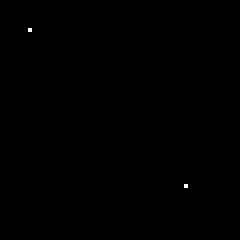
#> input picture 07_Formanalyse/img/hough_simple.bmp, 60 x 60 px (shown 4 times larger)
$ jupyter execute 09_Formanalyse_v5.ipynb
#> lines starting #> are read from the running program, lines starting #| are printed output that depends on the picture; after the words box and inside, x2 and y2 are one past the last pixel; in counts of white or black regions, pixels touching at a corner belong together; long printed decimals are rounded
# Formanalyse: Hough-Transformation

[cell 1]
import cv2 as cv
from matplotlib import pyplot as plt
import numpy as np
from skimage.transform import pyramid_gaussian, pyramid_expand
import skimage
from collections import defaultdict

## Akkumulator-Array mit Liniengleichung

### Aufgabe: Implementieren Sie Hough-Lines

[cell 2]
# Akkumulator-Array
def hough_lines(edges):
    a_vals = 200
    b_vals = 200
    A = np.zeros(shape=(b_vals, a_vals))
    a_range = np.arange(-a_vals // 2, a_vals // 2)
    # iteriere über gefundene Kanten (> threshold)
    for edge in np.argwhere(edges > 0):
        # iteriere über alle möglichen "a"-Werte (= Steigung)
        for a in a_range:
            b = int(edge[1] - a * edge[0])
            if 0 <= b < b_vals:
                # A enthält folgende Achsen:
                # a: -a_vals//2 .. a_vals//2
                # b: 0 .. b_vals
                # --> Mapping auf Array durch Addition von x_vals//2
                A[b, a + a_vals // 2] += 1

    # debug: plot accumulator array
    plt.figure(figsize=(20, 10))
    plt.title('Akkumulator-Array')
    plt.imshow(A, cmap='inferno')
    plt.xlabel('Skalierung a')
    plt.xticks(np.arange(0, a_vals, step=5), np.arange(-a_vals // 2, a_vals // 2, step=5))
    plt.ylabel('Offset b')
    plt.yticks(np.arange(0, b_vals, step=5), np.arange(0, b_vals, step=5))
    plt.show()

    line_coeff = np.argwhere(A >= (np.max(A)))
    line_coeff[:, 1] = line_coeff[:, 1] - a_vals // 2

    return A, line_coeff

[cell 3]
img = cv.imread('./img/hough_simple.bmp', cv.IMREAD_GRAYSCALE)
#> img: shape (60, 60); 0.06% white in thin lines or dots, all inside (x1, y1, x2, y2) = (7, 7, 47, 47)
plt.figure(figsize=(20, 10))
plt.imshow(img, cmap='gray')
plt.show()

A, line_coeff = hough_lines(img)
#> the loop in hough_lines, `for edge in np.argwhere(edges > 0): # iteriere über alle möglichen "a"..` made 2 passes
#> edge on passes 1 to 2: [7, 7], [46, 46]
#> in hough_lines, `line_coeff = np.argwhere(A >= (np.max(A)))`: line_coeff = [[0, 101]]
#> line_coeff = [[0, 1]]
print('Maximum (', np.max(A), ') gefunden: ', line_coeff)
#| Maximum ( 2.0 ) gefunden:  [[0 1]]

# Anwendung der Liniengleichung für Anzeige im Originalbild
out = np.zeros_like(img)
for x in range(img.shape[0]):
    for line in line_coeff:
        y = int(line[1] * x + line[0])
        if (y >= 0) and (y < img.shape[1]):
            out[x, y] = 128
#> out: shape (60, 60); values 0 (black) and 128 (white), 1.7% white in thin lines or dots

plt.figure()
plt.imshow(img, cmap='gray')
plt.imshow(out, cmap='inferno', alpha=0.5)
plt.show()

## Anwendung zur Linienerkennung

[cell 4]
# Laden des Bildes
img = cv.imread('./img/ex_lane.jpg', cv.IMREAD_GRAYSCALE)
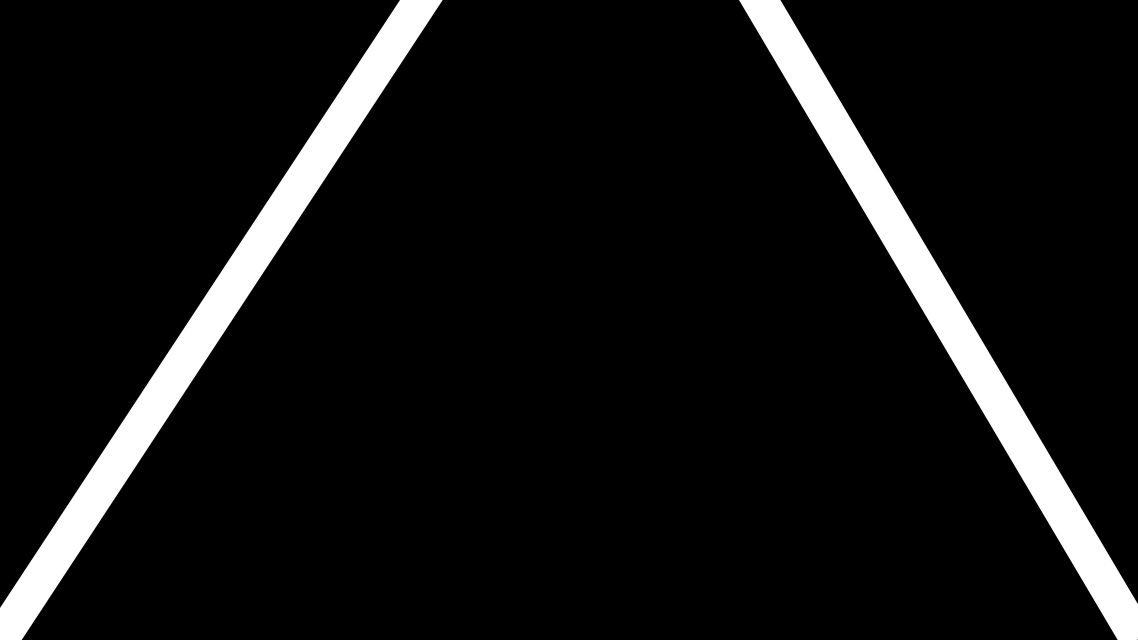
#> input picture 07_Formanalyse/img/ex_lane.jpg, 3413 x 1920 px (shown at 1/3 size)
#> img is the input picture: shape (1920, 3413); min 0, max 255, mean 18.6
plt.figure(figsize=(20, 10))
plt.imshow(img, cmap='gray')
plt.show()

# Skalierung des Bildes
h, w = img.shape
#> h = 1920; w = 3413
ratio = 3
kernel_size = 3
low_threshold = 240
pyr_elem = 6

img_small = tuple(pyramid_gaussian(img, downscale=2))
#> img_small = 13 items

plt.figure()
plt.title('Skaliertes Bild')
plt.imshow(skimage.img_as_ubyte(img_small[pyr_elem]), cmap='gray')
plt.show()

# Kantenerkennung
edges = cv.Canny(skimage.img_as_ubyte(img_small[pyr_elem]), low_threshold, low_threshold * ratio, kernel_size)
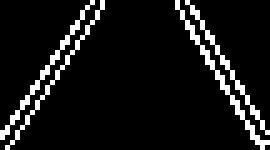
#> edges: shape (30, 54) (shown 5 times larger); 8.6% white in thin lines or dots
edges = edges.reshape([img_small[pyr_elem].shape[0], img_small[pyr_elem].shape[1]])

plt.figure()
plt.imshow(edges, cmap='gray', vmin=0, vmax=255)
plt.show()

# Anwendung der Hough-Transformation
A, line_coeff = hough_lines(edges)
#> the loop in hough_lines (call 2), `for edge in np.argwhere(edges > 0): # iteriere über alle möglichen "a"..` made 140 passes
#> edge on passes 1 to 12: [0, 18], [0, 20], [0, 35], [0, 37], [1, 17], [1, 20], [1, 35], [1, 38], [2, 16], [2, 19], [2, 36], [2, 38]
#> after the loop in hough_lines (call 2), `for edge in np.argwhere(edges > 0):`:
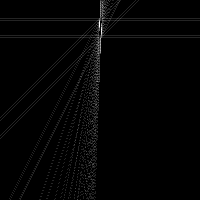
#> A: shape (200, 200) float64; min 0, max 7, mean 0.103; drawn with min black and max white
#> in hough_lines (call 2), `line_coeff = np.argwhere(A >= (np.max(A)))`: line_coeff = [[22, 99], [23, 99], [24, 99], [25, 99], [26, 99], [29, 101], [31, 101]]
#> line_coeff = [[22, -1], [23, -1], [24, -1], [25, -1], [26, -1], [29, 1], [31, 1]]
print('Maximum (', np.max(A), ') gefunden: ', line_coeff)
#| Maximum ( 7.0 ) gefunden:  [[22 -1]
#|  [23 -1]
#|  [24 -1]
#|  [25 -1]
#|  [26 -1]
#|  [29  1]
#|  [31  1]]

# Anwendung der Liniengleichung für Anzeige im Originalbild
out = np.zeros_like(edges)
for x in range(edges.shape[0]):
    for line in line_coeff:
        y = int(line[1] * x + line[0])
        if (y >= 0) and (y < edges.shape[1]):
            out[x, y] = 128
#> out: shape (30, 54); values 0 (black) and 128 (white), 10.7% white; 2 white regions, box (x1, y1, x2, y2) and area: (0, 0, 27, 27) 125, (29, 0, 54, 25) 48

# Skalierung des Bildes
out_large = pyramid_expand(out, upscale=2 ** pyr_elem)

plt.figure()
plt.imshow(edges, cmap='gray')
plt.imshow(out, cmap='inferno', alpha=0.5)
plt.show()
plt.figure()
plt.imshow(img, cmap='gray')
plt.imshow(out_large, cmap='inferno', alpha=0.5)
plt.show()

## Akkumulator-Array mit Polar-Transformation

[cell 5]
def hough_lines_polar(edges):
    # akku, thetas, rhos = hough_lines_polar(edges)
    # akku: Akkumulator-Array (a -> theta, b -> rho)
    # thetas: -90° .. 90°
    # rhos: - sqrt(width^2 * height^2) .. sqrt(width^2 * height^2)

    width, height = edges.shape
    thetas = np.deg2rad(np.arange(-90.0, 90.0))
    diag_len = int(np.ceil(np.sqrt(width * width + height * height)))
    rhos = np.linspace(-diag_len, diag_len, 2 * diag_len)

    A = np.zeros(shape=(2 * diag_len, len(thetas)))

    # iteriere über gefundene Kanten (> threshold)
    for edge in np.argwhere(edges > 0):
        # iteriere über alle möglichen "a"-Werte (= Steigung)
        for k in range(len(thetas)):
            rho = int(edge[0] * np.cos(thetas[k]) + edge[1] * np.sin(thetas[k]))
            # A enthält folgende Achsen:
            # a: -a_vals//2 .. a_vals//2
            # b: 0 .. b_vals
            # --> Mapping auf Array durch Addition von x_vals//2
            A[rho + diag_len, k] += 1

    plt.figure(figsize=(10, 20))
    plt.title('Akkumulator-Array')
    plt.imshow(A, cmap='inferno')
    plt.xlabel('Theta (Winkel)')
    plt.xticks(np.arange(0, len(thetas), step=45), np.round(np.deg2rad(np.arange(-90.0, 90.0, step=45)), 2))
    plt.ylabel('Rho (Distanz)')
    plt.yticks(np.arange(0, 2 * diag_len, step=10), np.arange(-diag_len, diag_len, step=10))
    plt.show()

    return A, thetas, rhos

[cell 6]
# Test der Implementierung mit einem Punkt
img = np.zeros((150, 150))
img[75, 75] = 1
plt.figure(figsize=(20, 10))
plt.imshow(img, cmap='gray')
plt.show()

A, thetas, rhos = hough_lines_polar(img)
line_coeff = np.argmax(A)
rho = int(rhos[int(line_coeff / A.shape[1])])
theta = thetas[int(line_coeff % A.shape[1])]
theta_deg = np.rad2deg(theta)
print('Maximum gefunden für rho=', rho, 'theta=', theta_deg, '.')
#print(len(line_coeff))

[cell 7]
# Test der Implementierung mit zwei Punkten
img = np.zeros((150, 150))
img[75, 75] = 1
img[50, 50] = 1
plt.figure(figsize=(20, 10))
plt.imshow(img, cmap='gray')
plt.show()

A, thetas, rhos = hough_lines_polar(img)
line_coeff = np.argmax(A)
rho = int(rhos[int(line_coeff / A.shape[1])])
theta = thetas[int(line_coeff % A.shape[1])]
theta_deg = np.rad2deg(theta)
print('Maximum gefunden für rho=', rho, 'theta=', theta_deg, '.')

# Anwendung der Liniengleichung für Anzeige im Originalbild
out = np.zeros_like(img)
for x in range(img.shape[0]):
    y = int(-np.cos(theta) / np.sin(theta) * x + rho / np.sin(theta))
    if (y >= 0) and (y < img.shape[1]):
        out[x, y] = 128

plt.figure()
plt.title('Rekonstruiertes Bild')
plt.imshow(img, cmap='gray')
plt.imshow(out, cmap='inferno', alpha=0.5)
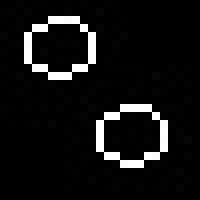
#> input picture 07_Formanalyse/img/hough_circle.jpg, 25 x 25 px (shown 8 times larger)
#> further down, img is the input picture: shape (25, 25); min 0, max 255, mean 18.5

### Aufgabe: Circle Detection with Hough

[cell 8]
# Aufgabe: Implementieren Sie Hough Circles
def hough_circles(edges, r_min=5, r_max=50, r_delta=5):
    # akku, thetas, rhos = hough_circles(edges, rho_min, rho_max, rho_delta)
    # thetas: 0° .. 360°
    # rhos: r_min .. r_max

#> called with r_min = 5, r_max = 50, r_delta = 5
    width, height = edges.shape
#> width = 25; height = 25
    thetas = np.deg2rad(np.arange(0, 360.0))
    diag_len = int(np.ceil(np.sqrt(width * width + height * height)))
#> diag_len = 36
    rs = np.arange(r_min, r_max, step=r_delta)

    #A = np.zeros(shape=(2*diag_len, 2*diag_len, len(thetas)))
    A = defaultdict(int)

    # iteriere über gefundene Kanten (> threshold)
    for edge in np.argwhere(edges > 0):
        # iteriere über alle möglichen "a"-Werte (= Steigung)
        for k in range(len(thetas)):
            for l in range(len(rs)):
                x_center = edge[0] - int(rs[l] * np.cos(thetas[k]))
                y_center = edge[1] - int(rs[l] * np.sin(thetas[k]))
                A[(x_center, y_center, rs[l])] += 1
#> this loop made 226 passes
#> edge on passes 1 to 3: [0, 2], [0, 4], [0, 5]
#> after the loop, A = 36753 items

                # A enthält folgende Achsen:
                # a: x_center
                # b: y_center
                # c: radius

    return A, thetas, rs


# Test der Implementierung mit einem Punkt
#img = np.zeros((150,150))
img = cv.imread('./img/hough_circle.jpg', cv.IMREAD_GRAYSCALE)
#img[75, 75] = 1
#img[100,100] = 1
plt.figure(figsize=(20, 10))
plt.imshow(img, cmap='gray')
plt.show()

A, thetas, rs = hough_circles(img)
#> A = 36753 items; thetas = 360 values from 0 to 6.27; rs = [5, 10, 15, 20, 25, 30, 35, 40, 45]

# durchsuche Accumulator-Array nach vielversprechenden Kandidaten (Voting > Threshold)
# Kandidaten werden hierzu nach Voting sortiert
bin_threshold = 0.75
out_circles = []
for candidate_circle, votes in sorted(A.items(), key=lambda i: -i[1]):
    x, y, r = candidate_circle
    current_vote_percentage = votes / len(thetas)
    if current_vote_percentage >= bin_threshold:
        # mögliche Kandidaten werden in Liste aufgenommen
        out_circles.append((x, y, r, current_vote_percentage))
        print(x, y, r, current_vote_percentage)
#> this loop made 36753 passes
#> (candidate_circle, votes, x, y, current_vote_percentage) on passes 1 to 3: ((6, 7, 5), 306, 6, 7, 0.85), ((18, 15, 5), 284, 18, 15, 0.789), ((18, 16, 5), 273, 18, 16, 0.758)
#| 6 7 5 0.85
#| 18 15 5 0.7889
#| 18 16 5 0.7583
#> after the loop, out_circles = [(6, 7, 5, 0.85), (18, 15, 5, 0.789), (18, 16, 5, 0.758)]

out = np.zeros_like(img)
for x, y, r, v in out_circles:
    out = cv.circle(out, (x, y), r, 255, 1)
#> this loop made 3 passes
#> (x, y, v) on passes 1 to 3: (6, 7, 0.85), (18, 15, 0.789), (18, 16, 0.758)
#> pass 3, `out = cv.circle(out, (x, y), r, 255, 1)`:
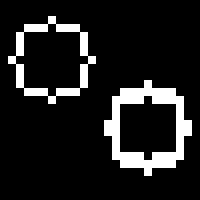
#> out: shape (25, 25) (shown 8 times larger); 12.2% white in thin lines or dots, all inside (x1, y1, x2, y2) = (1, 2, 24, 22)

plt.figure()
plt.imshow(out, cmap='gray');
plt.title('Resultat von Hough-Circles');
plt.show()

### Aufgabe: Nutzen Sie die OpenCV-Methode cv.HoughCircles zur Kreiserkennung

[cell 9]
# detect circles in the image with OpenCV
circles = cv.HoughCircles(img, cv.HOUGH_GRADIENT, 1, 1, param1=100, param2=10, minRadius=3)
#> circles = [[6.5, 5.5, 4.4], [16.5, 16.5, 4]]

output = img.copy()
# ensure at least some circles were found
if circles is not None:
    # convert the (x, y) coordinates and radius of the circles to integers
    circles = np.round(circles[0, :]).astype("int")
#> circles = [[6, 6, 4], [16, 16, 4]]
    # loop over the (x, y) coordinates and radius of the circles
    for (x, y, r) in circles:
        # draw the circle in the output image, then draw a rectangle
        # corresponding to the center of the circle
        cv.circle(output, (x, y), r, (0, 255, 0), 4)
        cv.rectangle(output, (x - 5, y - 5), (x + 5, y + 5), (0, 128, 255), -1)
#> this loop made 2 passes

plt.imshow(output)
plt.show()

### Rohre

[cell 10]
img_rohre = cv.imread("img/rohre.jpg", cv.IMREAD_GRAYSCALE)
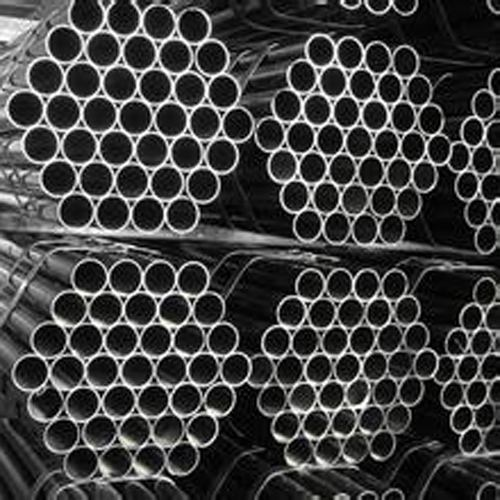
#> input picture 07_Formanalyse/img/rohre.jpg, 500 x 500 px
#> img_rohre: shape (500, 500); min 0, max 255, mean 64.8

circles = cv.HoughCircles(img_rohre, cv.HOUGH_GRADIENT, 1, 15, param1=50, param2=18, minRadius=12, maxRadius=18)
#> circles = 155 rows, first 8: [64.5, 44.5, 16.3], [112.5, 212.5, 16.3], [62.5, 111.5, 16.2], [62.5, 435.5, 16.3], [86.5, 14.5, 16.3], [173.5, 56.5, 16.3], [172.5, 370.5, 16.3], [160.5, 21.5, 17.4]
output = cv.cvtColor(img_rohre, cv.COLOR_GRAY2RGB)
#> output: shape (500, 500, 3)

# ensure at least some circles were found
if circles is not None:
    # convert the (x, y) coordinates and radius of the circles to integers
    circles = np.round(circles[0, :]).astype("int")
#> circles = 155 rows, first 8: [64, 44, 16], [112, 212, 16], [62, 112, 16], [62, 436, 16], [86, 14, 16], [174, 56, 16], [172, 370, 16], [160, 22, 17]
    # loop over the (x, y) coordinates and radius of the circles
    for (x, y, r) in circles:
        # draw the circle in the output image, then draw a rectangle
        # corresponding to the center of the circle
        cv.circle(output, (x, y), r, (0, 255, 0), 2)
#> this loop made 155 passes
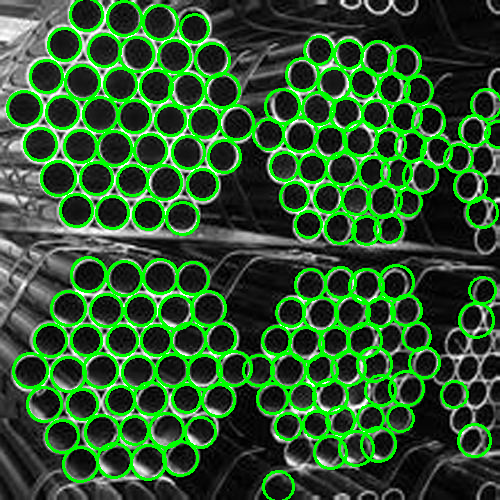
#> output: shape (500, 500, 3); mean B, G, R 44.6, 87.8, 44.6
        # cv.rectangle(output, (x - 5, y - 5), (x + 5, y + 5), (255, 255, 255), -1)
else:
    print("No circles found")

plt.imshow(output)
plt.show()

# Curve Fitting

[cell 11]
# Anscombes Quartett
x = [10, 8, 13, 9, 11, 14, 6, 4, 12, 7, 5]
y1 = [8.04, 6.95, 7.58, 8.81, 8.33, 9.96, 7.24, 4.26, 10.84, 4.82, 5.68]
y2 = [9.14, 8.14, 8.74, 8.77, 9.26, 8.10, 6.13, 3.10, 9.13, 7.26, 4.74]
y3 = [7.46, 6.77, 12.74, 7.11, 7.81, 8.84, 6.08, 5.39, 8.15, 6.42, 5.73]
x4 = [8, 8, 8, 8, 8, 8, 8, 19, 8, 8, 8]
y4 = [6.58, 5.76, 7.71, 8.84, 8.47, 7.04, 5.25, 12.50, 5.56, 7.91, 6.89]

## Linear Regression
In diesem Kapitel wird das Ergebnis einer eigenen linearen Regression mit der von NumPy verglichen.

[cell 12]
# Beispielanwendung auf Daten (x, y1)
# Aufgabe: implementieren Sie ein Polynomfitting für ein Polynom 1. Grades und vergleichen Sie es mit np.polyfit-Ergebnissen
w1_1, w1_0 = np.polyfit(x, y1, 1)  # wende lineare Regression von NumPy auf alle Datenreihen an

# Berechnung der Koeffizienten
w1 = np.sum((x - np.mean(x)) * (y1 - np.mean(y1))) / np.sum(np.square(x - np.mean(x)))
w0 = np.mean(y1) - w1 * np.mean(y1)
print('Gefundene Koeffizienten mit eigener Berechnung: w0: ', w0, '; w1: ', w1)

# neue Berechnung mit Nutzung des Correlationskoeff.
w1_2 = np.corrcoef(x, y1)[0, 1] * np.std(y1) / np.std(x)
w0_2 = np.mean(y1) - w1_2 * np.mean(y1)
print('Gefundene Koeffizienten mit eigener Berechnung: w0: ', w0, '; w1: ', w1)

# berechne x- und y-Koordinaten mit gefunedenen Parametern
xn = np.linspace(0, 20, 100)  # x-Koordinaten
x = np.array(x)
yn1 = x * w1_1 + w1_0  # berechnete y-Koordinaten mit NumPy
yn2 = x * w1 + w0  # berechnete y-Koordinaten
yn3 = x * w1_2 + w0_2  # berechnete y-Koordinaten mit korrigierter Formel

plt.figure(figsize=(20, 5))
plt.plot(x, y1, 'ob', label='Daten');
plt.plot(x, yn1, '-r', label='Lin. Reg. (np)');
plt.plot(x, yn2, '-g', label='Lin. Reg. (eigene #1)');
plt.plot(x, yn3, '-c', label='Lin. Reg. (eigene #2)');
plt.legend();
plt.show()
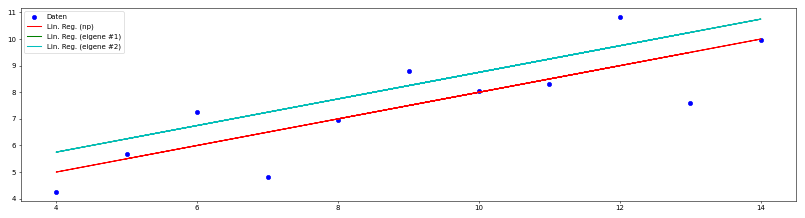
#> figure drawn by matplotlib, 1 panel

# berechne Bestimmtheitsmaß (Gütemaß) für beide Geraden
sqr = np.sum(np.square((y1 - yn1)))  # Residienquadratsumme
sqt = np.sum(np.square(y1 - np.mean(y)))
#> sqt = 176063.5
r = 1 - sqr / sqt
#> r = 1
print('Bestimmtheitsmaß NumPy Lin. Reg.: ', np.round(r,
                                                     2))  # ca. 67 % der Variation / Streuung in y können mithilfe des Regressionsmodells erklärt werden, 33 % bleiben ungeklärt
#| Bestimmtheitsmaß NumPy Lin. Reg.:  1.0

sqr = np.sum(np.square((y1 - yn2)))  # Residienquadratsumme
sqt = np.sum(np.square(y1 - np.mean(y)))
r = 1 - sqr / sqt
print('Bestimmtheitsmaß eigene Lin. Reg.: ', np.round(r,
                                                      2))  # ca. 52 % der Variation / Streuung in y können mithilfe des eigenen Regressionsmodells erklärt werden, 48 % bleiben ungeklärt
#| Bestimmtheitsmaß eigene Lin. Reg.:  1.0

[cell 13]
datasets = {
    'I': (x, y1),
    'II': (x, y2),
    'III': (x, y3),
    'IV': (x4, y4)
}

fig, axs = plt.subplots(2, 2, sharex=True, sharey=True, figsize=(6, 6),
                        gridspec_kw={'wspace': 0.08, 'hspace': 0.08})
axs[0, 0].set(xlim=(0, 20), ylim=(2, 14))
axs[0, 0].set(xticks=(0, 10, 20), yticks=(4, 8, 12))

# iteriere über Datensätze und Plot-Quadranten
for ax, (label, (x, y)) in zip(axs.flat, datasets.items()):
    ax.text(0.1, 0.9, label, fontsize=20, transform=ax.transAxes, va='top')
    ax.tick_params(direction='in', top=True, right=True)
    ax.plot(x, y, 'o')

    # linear regression
    w1, w0 = np.polyfit(x, y, deg=1)  # slope, intercept
    ax.axline(xy1=(0, w0), slope=w1, color='r', lw=2)

    # add text box for the statistics
    stats = (f'$\\mu$ = {np.mean(y):.2f}\n'
             f'$\\sigma$ = {np.std(y):.2f}\n'
             f'$r$ = {np.corrcoef(x, y)[0][1]:.2f}')
    bbox = dict(boxstyle='round', fc='blanchedalmond', ec='orange', alpha=0.5)
    ax.text(0.95, 0.07, stats, fontsize=9, bbox=bbox,
            transform=ax.transAxes, horizontalalignment='right')
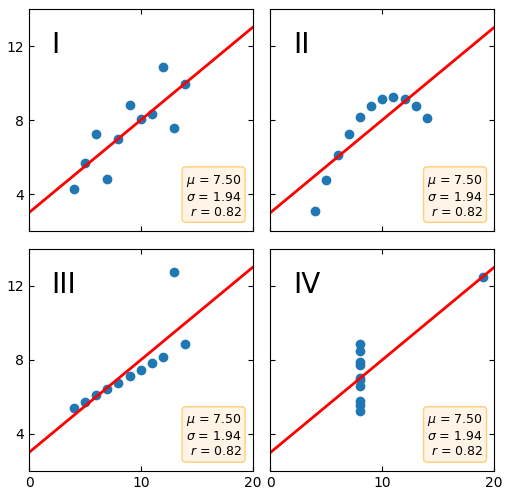
#> figure drawn by matplotlib, 4 panels

## Polynom-Fitting

[cell 14]
# Beispielanwendung auf Daten (x, y1)
w1_1, w1_0 = np.polyfit(x, y1, 1)  # wende Polynom-Fitting 1. Grades auf Datenreihe an
w2_2, w2_1, w2_0 = np.polyfit(x, y1, 2)  # wende Polynom-Fitting 2. Grades auf Datenreihe an
w3_3, w3_2, w3_1, w3_0 = np.polyfit(x, y1, 3)  # wende Polynom-Fitting 3. Grades auf Datenreihe an
w4_7, w4_6, w4_5, w4_4, w4_3, w4_2, w4_1, w4_0 = np.polyfit(x, y1,
                                                            7)  # wende Polynom-Fitting 7. Grades auf Datenreihe an

# berechne x- und y-Koordinaten mit gefunedenen Parametern
xn = np.linspace(0, 20, 100)  # x-Koordinaten
x = np.array(x)
yn1 = w1_1 * xn + w1_0  # Polynom 1. Grades
yn2 = w2_2 * xn ** 2 + w2_1 * xn + w2_0  # Polynom 2. Grades
yn3 = w3_3 * xn ** 3 + w3_2 * xn ** 2 + w3_1 * xn + w3_0  # Polynom 3. Grades
yn7 = w4_7 * xn ** 7 + w4_6 * xn ** 6 + w4_5 * xn ** 5 + w4_4 * xn ** 4 + w3_3 * xn ** 3 + w3_2 * xn ** 2 + w3_1 * xn + w3_0  # Polynom 7. Grades

plt.figure(figsize=(20, 5))
plt.plot(x, y1, 'ob', label='Daten');
plt.plot(xn, yn1, '-r', label='Polyn. 1. Grades');
plt.plot(xn, yn2, '-g', label='Polyn. 2. Grades');
plt.plot(xn, yn3, '-k', label='Polyn. 3. Grades');
plt.plot(xn, yn3, '-c', label='Polyn. 7. Grades');
plt.legend();
plt.show()
#> figure, not shown here; curve peaks at x = 0, y = 10.42; curve peaks at x = 6.26, y = 7.89

## Overfitting

[cell 15]
x = [2, 3, 4, 5, 6, 7, 8, 9]
y1 = [8, 7.8, 8.5, 9.8, 10, 8.5, 10.5, 10.3]

# Beispielanwendung auf Daten (x, y1)
w1_1, w1_0 = np.polyfit(x, y1, 1)  # wende Polynom-Fitting 1. Grades auf Datenreihe an
w = np.polyfit(x, y1, 6)  # wende Polynom-Fitting 7. Grades auf Datenreihe an

# berechne x- und y-Koordinaten mit gefunedenen Parametern
xn = np.linspace(0, 10, 100)  # x-Koordinaten
x = np.array(x)
yn1 = w1_1 * xn + w1_0  # Polynom 1. Grades
yn = np.poly1d(w)  # Polynom 6. Grades

plt.figure(figsize=(20, 5))
plt.plot(x, y1, 'ob', label='Daten');
plt.plot(xn, yn1, '-r', label='Polyn. 1. Grades');
plt.plot(xn, yn(xn), '-c', label='Polyn. 6. Grades');
plt.ylim(0, 15)
plt.legend();
plt.show()
#> figure, not shown here; curve peaks at x = 10, y = 10.77; curve peaks at x = 8.59, y = 11.83

## Aufgabe: Ermitteln Sie die Funktion in der Abbildung

[cell 16]
x = np.arange(-20, 20, 0.1)
y = 5 * x ** 3 + 8 * x ** 2 + 2 * x + 17
plt.figure(figsize=[20, 10])
plt.plot(x, y)

x_n = np.arange(-20, 20, 1)
y_n = 5 * x_n ** 3 + 8 * x_n ** 2 + 2 * x_n + 17
print(x_n)
print(y_n)
plt.plot(x_n, y_n, 'or')
plt.show()
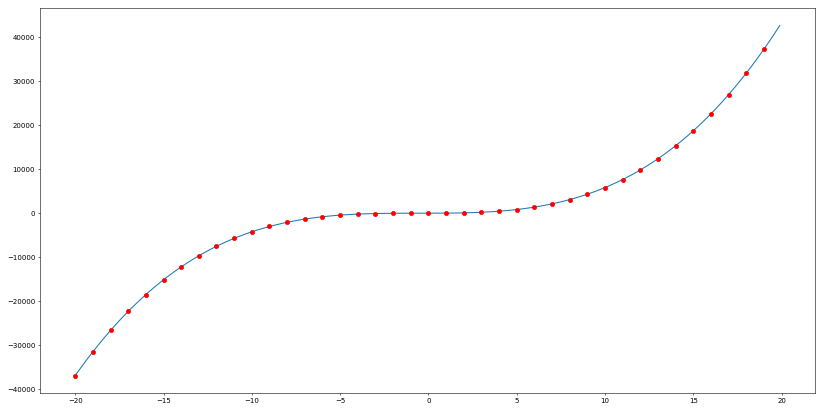
#> figure drawn by matplotlib, 1 panel; curve peaks at x = 19.9, y = 42627.9; curve peaks at x = 19, y = 37238
